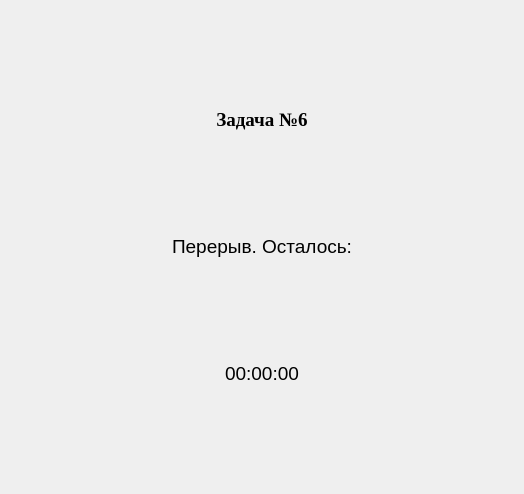
<?xml version="1.0" encoding="UTF-8"?>
<ui version="4.0">
 <class>TestSixthBreakForm</class>
 <widget class="QWidget" name="TestSixthBreakForm">
  <property name="geometry">
   <rect>
    <x>0</x>
    <y>0</y>
    <width>524</width>
    <height>494</height>
   </rect>
  </property>
  <property name="windowTitle">
   <string>TestSixthBreak</string>
  </property>
  <layout class="QGridLayout" name="gridLayout">
   <item row="1" column="1">
    <layout class="QHBoxLayout" name="horizontalLayout">
     <item>
      <widget class="QLabel" name="label_5">
       <property name="font">
        <font>
         <family>Times New Roman</family>
         <pointsize>14</pointsize>
        </font>
       </property>
       <property name="text">
        <string>&lt;html&gt;&lt;head/&gt;&lt;body&gt;&lt;p align=&quot;center&quot;&gt;&lt;span style=&quot; font-weight:696;&quot;&gt;Задача №6&lt;/span&gt;&lt;/p&gt;&lt;/body&gt;&lt;/html&gt;</string>
       </property>
      </widget>
     </item>
    </layout>
   </item>
   <item row="3" column="1">
    <layout class="QHBoxLayout" name="horizontalLayout_2">
     <item alignment="Qt::AlignHCenter|Qt::AlignVCenter">
      <widget class="QLabel" name="label">
       <property name="text">
        <string>&lt;html&gt;&lt;head/&gt;&lt;body&gt;&lt;p&gt;&lt;span style=&quot; font-size:14pt;&quot;&gt;Перерыв. Осталось:&lt;/span&gt;&lt;/p&gt;&lt;/body&gt;&lt;/html&gt;</string>
       </property>
      </widget>
     </item>
    </layout>
   </item>
   <item row="5" column="1">
    <layout class="QHBoxLayout" name="horizontalLayout_3">
     <item alignment="Qt::AlignHCenter|Qt::AlignVCenter">
      <widget class="QLabel" name="label_2">
       <property name="text">
        <string>&lt;html&gt;&lt;head/&gt;&lt;body&gt;&lt;p&gt;&lt;span style=&quot; font-size:14pt;&quot;&gt;00:00:00&lt;/span&gt;&lt;/p&gt;&lt;/body&gt;&lt;/html&gt;</string>
       </property>
      </widget>
     </item>
    </layout>
   </item>
   <item row="3" column="0">
    <spacer name="horizontalSpacer_2">
     <property name="orientation">
      <enum>Qt::Horizontal</enum>
     </property>
     <property name="sizeHint" stdset="0">
      <size>
       <width>40</width>
       <height>20</height>
      </size>
     </property>
    </spacer>
   </item>
   <item row="3" column="2">
    <spacer name="horizontalSpacer_5">
     <property name="orientation">
      <enum>Qt::Horizontal</enum>
     </property>
     <property name="sizeHint" stdset="0">
      <size>
       <width>40</width>
       <height>20</height>
      </size>
     </property>
    </spacer>
   </item>
   <item row="1" column="2">
    <spacer name="horizontalSpacer_4">
     <property name="orientation">
      <enum>Qt::Horizontal</enum>
     </property>
     <property name="sizeHint" stdset="0">
      <size>
       <width>40</width>
       <height>20</height>
      </size>
     </property>
    </spacer>
   </item>
   <item row="5" column="0">
    <spacer name="horizontalSpacer_3">
     <property name="orientation">
      <enum>Qt::Horizontal</enum>
     </property>
     <property name="sizeHint" stdset="0">
      <size>
       <width>40</width>
       <height>20</height>
      </size>
     </property>
    </spacer>
   </item>
   <item row="0" column="1">
    <spacer name="verticalSpacer">
     <property name="orientation">
      <enum>Qt::Vertical</enum>
     </property>
     <property name="sizeHint" stdset="0">
      <size>
       <width>20</width>
       <height>40</height>
      </size>
     </property>
    </spacer>
   </item>
   <item row="5" column="2">
    <spacer name="horizontalSpacer_6">
     <property name="orientation">
      <enum>Qt::Horizontal</enum>
     </property>
     <property name="sizeHint" stdset="0">
      <size>
       <width>40</width>
       <height>20</height>
      </size>
     </property>
    </spacer>
   </item>
   <item row="4" column="1">
    <spacer name="verticalSpacer_3">
     <property name="orientation">
      <enum>Qt::Vertical</enum>
     </property>
     <property name="sizeHint" stdset="0">
      <size>
       <width>20</width>
       <height>40</height>
      </size>
     </property>
    </spacer>
   </item>
   <item row="2" column="1">
    <spacer name="verticalSpacer_2">
     <property name="orientation">
      <enum>Qt::Vertical</enum>
     </property>
     <property name="sizeHint" stdset="0">
      <size>
       <width>20</width>
       <height>40</height>
      </size>
     </property>
    </spacer>
   </item>
   <item row="1" column="0">
    <spacer name="horizontalSpacer">
     <property name="orientation">
      <enum>Qt::Horizontal</enum>
     </property>
     <property name="sizeHint" stdset="0">
      <size>
       <width>40</width>
       <height>20</height>
      </size>
     </property>
    </spacer>
   </item>
   <item row="6" column="1">
    <spacer name="verticalSpacer_4">
     <property name="orientation">
      <enum>Qt::Vertical</enum>
     </property>
     <property name="sizeHint" stdset="0">
      <size>
       <width>20</width>
       <height>40</height>
      </size>
     </property>
    </spacer>
   </item>
  </layout>
 </widget>
 <resources/>
 <connections/>
</ui>
